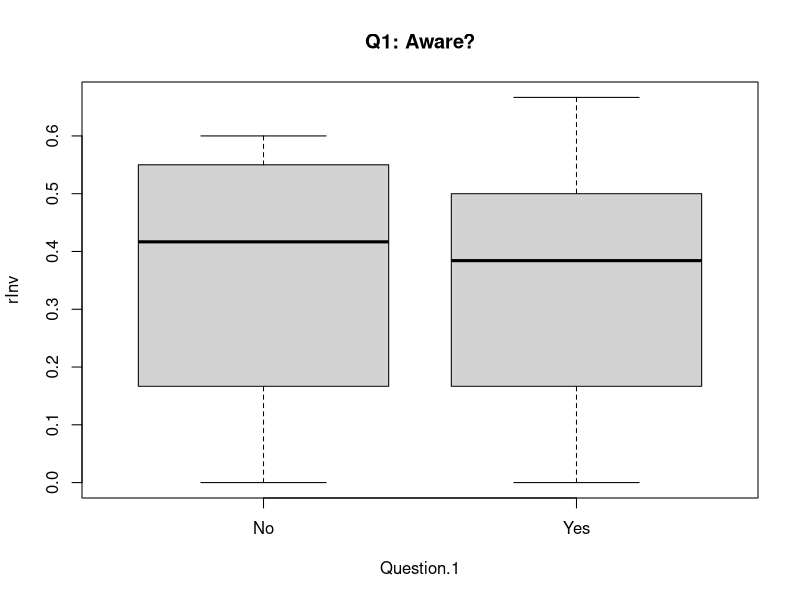
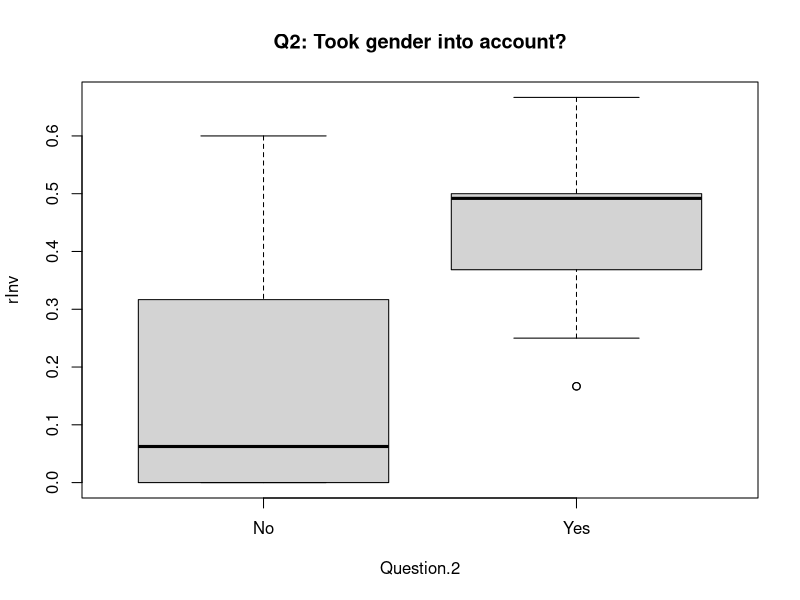
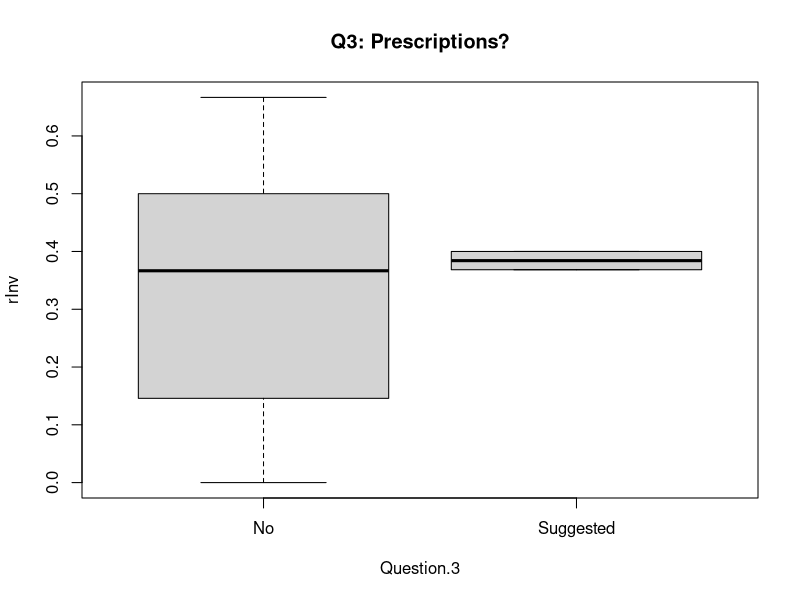
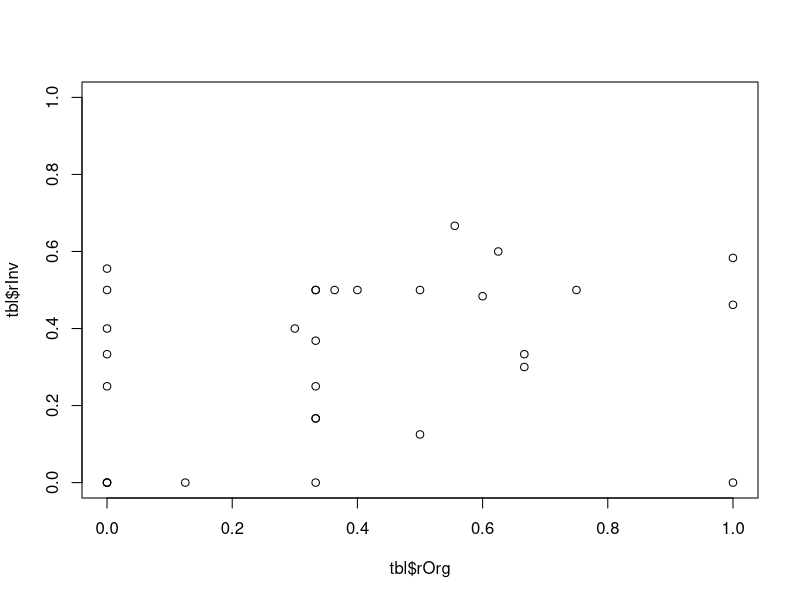
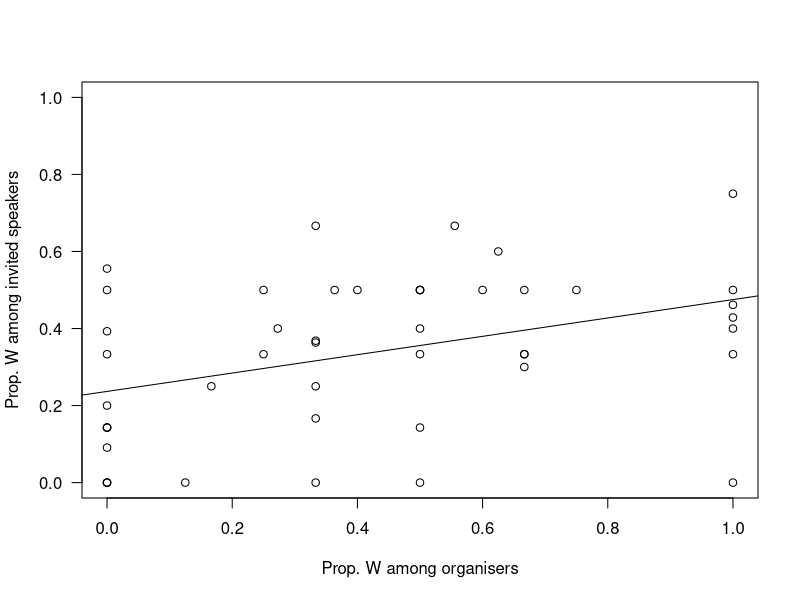
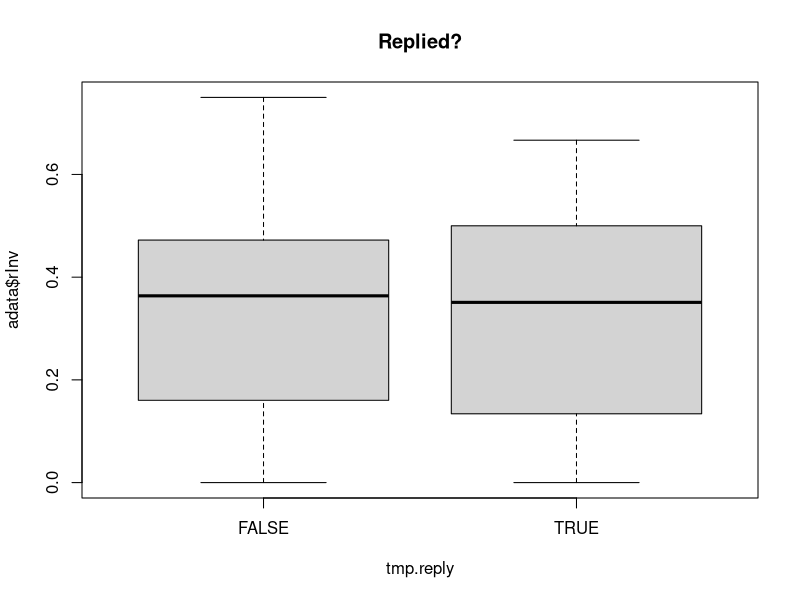

Source code (R) for these figures, in order:
# Clean the memory
rm(list=ls())

# Load the answers
tbl <- read.csv("Responses_20160717.csv", stringsAsFactors = FALSE)

# Create columns with ratios
tbl <- cbind(tbl, rInv = tbl$New_Invited_W / tbl$New_Invited_nb, #
             rIns = tbl$New_Instructor_W / tbl$New_Instructor_nb, #
             rOrg = tbl$New_Org_W / tbl$New_Org_nb)

# Plots
# Questions
boxplot(rInv ~ Question.1, data = tbl, main="Q1: Aware?")
boxplot(rInv ~ Question.2, data = tbl, main="Q2: Took gender into account?")
boxplot(rInv ~ Question.3, data = tbl, main="Q3: Prescriptions?")
# Organisers
plot(tbl$rOrg, tbl$rInv, xlim = c(0, 1), ylim = c(0, 1))
summary(lm(rInv~rOrg, data = tbl))

# All data
## NOTE: THIS IS EXTREMELY COARSE, NEED TO DISTINGUISH BETWEEN TYPES OF EVENTS
odata <- read.csv("AllData_20160718.csv", stringsAsFactors = FALSE)
dim(odata)
adata <- odata[odata$Include == TRUE,]
dim(adata)
adata <- cbind(adata, rInv = adata$Invited_W / adata$Invited_nb, rIns = adata$Instructor_W / adata$Instructor_nb, rOrg = as.numeric(adata$Org_W) / as.numeric(adata$Org_nb))

plot(adata$rOrg, adata$rInv, xlim = c(0, 1), ylim = c(0, 1), xlab = "Prop. W among organisers", ylab = "Prop. W among invited speakers", las = 1)
aOI  <- lm(rInv~rOrg, data=adata)
abline(aOI)

# Those who replied
aa <- adata[!is.na(adata$Org_reply1), ]
# Check consistency when merging data
all(aa$Ad_ID == aa$Event.name)

# Check lines where people corrected the result
checkno <- aa[aa$Question.0=="No",]

compcols.oneline <- function(a, b){
  if(is.na(a) & is.na(b)) return(TRUE)
  else
    if( (is.na(a) & !is.na(b)) | (!is.na(a) & is.na(b)) ) return(FALSE)
    else
      if(a==b) return(TRUE) else return(FALSE)
}
compcols <- function(A, B){
  n <- length(A)
  out <- rep(0, n)
  for (i in 1:n){
    out[i] <- compcols.oneline(A[i], B[i])
  }
  return(out)
}

tmp <- aa[, c(1, 32, 12, 33, 13, 34, 14, 35, 15, 36, 16, 37, 17, 38, 18, 39, 19, 40)]
diffcols <- !( compcols(tmp[,3], tmp[,4]) & compcols(tmp[,5], tmp[,6]) & compcols(tmp[,7], tmp[,8]) & compcols(tmp[,9], tmp[,10]) & compcols(tmp[,11], tmp[,12]) & compcols(tmp[,13], tmp[,14]) & compcols(tmp[,15], tmp[,16]) & compcols(tmp[,17], tmp[,18]))

tmp[diffcols & tmp$Question.0=="Yes",]

# Effect of proportion of female speakers on whether organizers replied
tmp.reply <- !is.na(adata$Org_reply1)
boxplot(adata$rInv ~ tmp.reply, main="Replied?")

adata[is.na(adata$Org_reply1),]

adata$Org_name1[duplicated(adata$Org_name1)]

